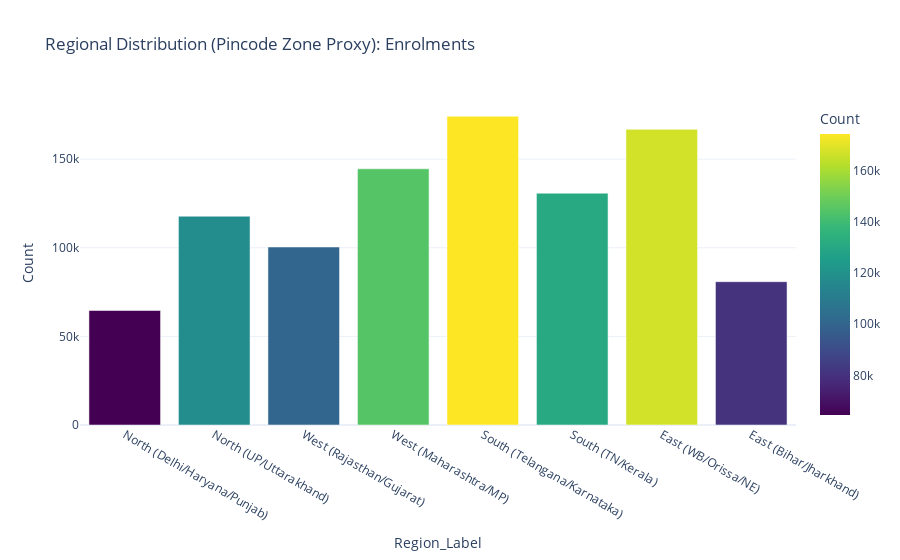
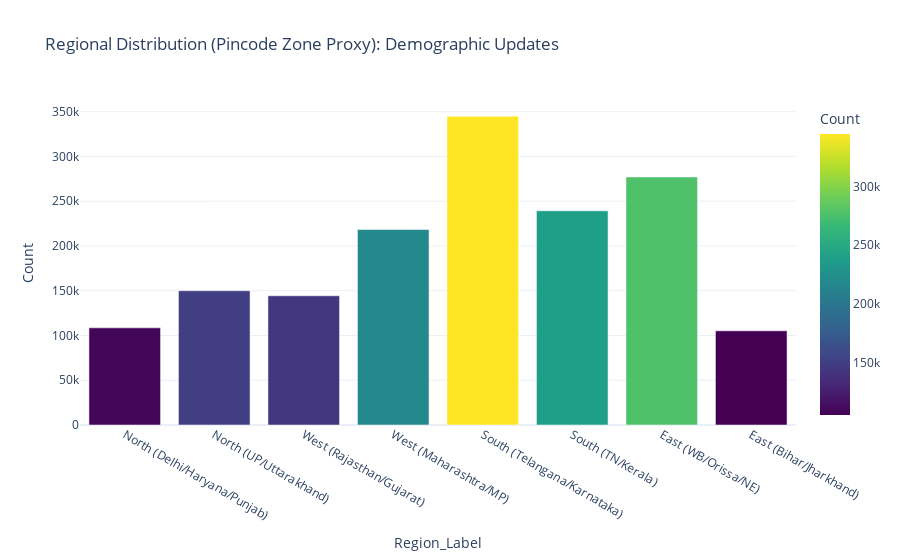

Here is the notebook cell these charts were saved with, in order:
### Markdown cell above
### Regional Patterns (Pincode Proxy)
##### To use the first digit of the Pincode (Zip Code) as a proxy for the region/zone to compare Urban vs. Rural or Regional differences

### Code cell
def analyze_pincode_zones(df, dataset_name):
    # Extract First Digit of Pincode
    df['Pin_Zone'] = df['pincode'].astype(str).str[0]
    
    # Filter for valid zones (1-9)
    valid_zones = [str(i) for i in range(1, 10)]
    df_zone = df[df['Pin_Zone'].isin(valid_zones)]
    
    zone_counts = df_zone.groupby('Pin_Zone').size().reset_index(name='Count')
    
    # Mapping Zone numbers to Regions (General approximation)
    zone_map = {
        '1': 'North (Delhi/Haryana/Punjab)',
        '2': 'North (UP/Uttarakhand)',
        '3': 'West (Rajasthan/Gujarat)',
        '4': 'West (Maharashtra/MP)',
        '5': 'South (Telangana/Karnataka)',
        '6': 'South (TN/Kerala)',
        '7': 'East (WB/Orissa/NE)',
        '8': 'East (Bihar/Jharkhand)',
        '9': 'Army/Field PO'
    }
    zone_counts['Region_Label'] = zone_counts['Pin_Zone'].map(zone_map)
    
    fig = px.bar(
        zone_counts,
        x='Region_Label',
        y='Count',
        title=f"Regional Distribution (Pincode Zone Proxy): {dataset_name}",
        color='Count',
        color_continuous_scale='Viridis'
    )
    fig.show()

analyze_pincode_zones(df_enrolment, "Enrolments")
analyze_pincode_zones(df_demographic, "Demographic Updates")
analyze_pincode_zones(df_biometric, "Biometric Updates")

### Figure 1 — Plotly figure (JSON) as saved in the notebook; plotly's stock layout.template omitted (floating-point values rounded to 4 significant figures)
{"data": [{"hovertemplate": "Region_Label=%{x}<br>Count=%{marker.color}<extra></extra>", "legendgroup": "", "marker": {"color": [64601, 117814, 100437, 144564, 174215, 130816, 166811, 80870], "coloraxis": "coloraxis", "pattern": {"shape": ""}}, "name": "", "orientation": "v", "showlegend": false, "textposition": "auto", "type": "bar", "x": ["North (Delhi/Haryana/Punjab)", "North (UP/Uttarakhand)", "West (Rajasthan/Gujarat)", "West (Maharashtra/MP)", "South (Telangana/Karnataka)", "South (TN/Kerala)", "East (WB/Orissa/NE)", "East (Bihar/Jharkhand)"], "xaxis": "x", "y": [64601, 117814, 100437, 144564, 174215, 130816, 166811, 80870], "yaxis": "y"}], "layout": {"barmode": "relative", "coloraxis": {"colorbar": {"title": {"text": "Count"}}, "colorscale": [[0, "#440154"], [0.1111, "#482878"], [0.2222, "#3e4989"], [0.3333, "#31688e"], [0.4444, "#26828e"], [0.5556, "#1f9e89"], [0.6667, "#35b779"], [0.7778, "#6ece58"], [0.8889, "#b5de2b"], [1, "#fde725"]]}, "legend": {"tracegroupgap": 0}, "title": {"text": "Regional Distribution (Pincode Zone Proxy): Enrolments"}, "xaxis": {"anchor": "y", "domain": [0, 1], "title": {"text": "Region_Label"}}, "yaxis": {"anchor": "x", "domain": [0, 1], "title": {"text": "Count"}}}}

### Figure 2 — Plotly figure (JSON) as saved in the notebook; plotly's stock layout.template omitted (floating-point values rounded to 4 significant figures)
{"data": [{"hovertemplate": "Region_Label=%{x}<br>Count=%{marker.color}<extra></extra>", "legendgroup": "", "marker": {"color": [108540, 150006, 144389, 218358, 344913, 239262, 277038, 105220], "coloraxis": "coloraxis", "pattern": {"shape": ""}}, "name": "", "orientation": "v", "showlegend": false, "textposition": "auto", "type": "bar", "x": ["North (Delhi/Haryana/Punjab)", "North (UP/Uttarakhand)", "West (Rajasthan/Gujarat)", "West (Maharashtra/MP)", "South (Telangana/Karnataka)", "South (TN/Kerala)", "East (WB/Orissa/NE)", "East (Bihar/Jharkhand)"], "xaxis": "x", "y": [108540, 150006, 144389, 218358, 344913, 239262, 277038, 105220], "yaxis": "y"}], "layout": {"barmode": "relative", "coloraxis": {"colorbar": {"title": {"text": "Count"}}, "colorscale": [[0, "#440154"], [0.1111, "#482878"], [0.2222, "#3e4989"], [0.3333, "#31688e"], [0.4444, "#26828e"], [0.5556, "#1f9e89"], [0.6667, "#35b779"], [0.7778, "#6ece58"], [0.8889, "#b5de2b"], [1, "#fde725"]]}, "legend": {"tracegroupgap": 0}, "title": {"text": "Regional Distribution (Pincode Zone Proxy): Demographic Updates"}, "xaxis": {"anchor": "y", "domain": [0, 1], "title": {"text": "Region_Label"}}, "yaxis": {"anchor": "x", "domain": [0, 1], "title": {"text": "Count"}}}}
